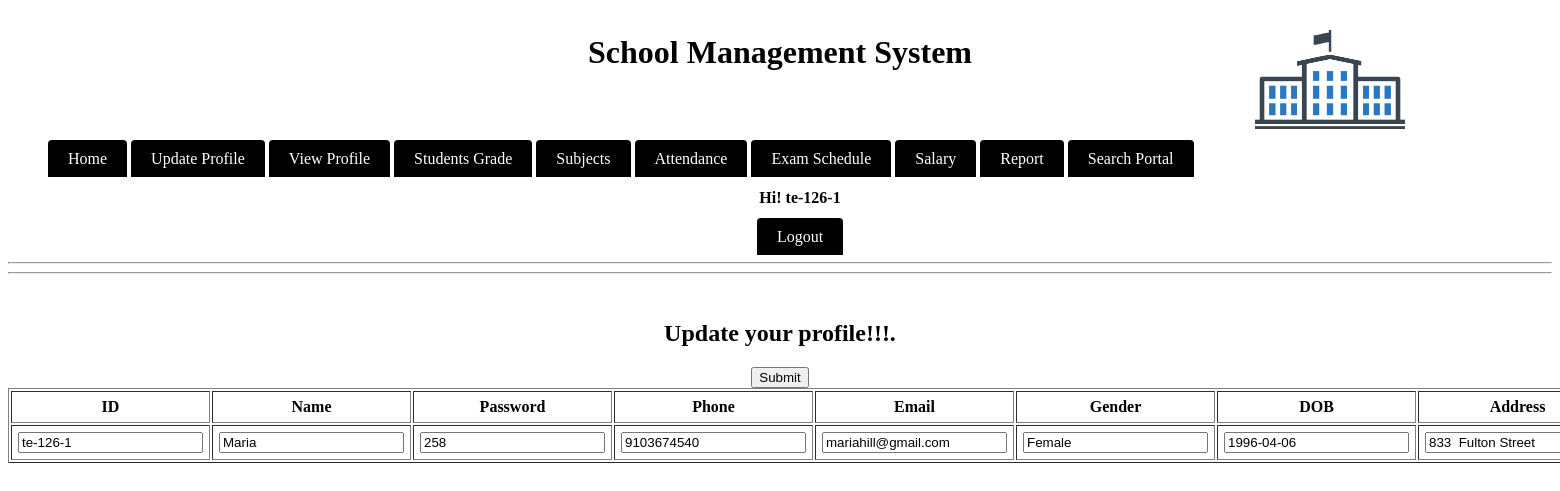
Page /module/teacher/updateTeacher.php (signed in) on the committed database.
### tables this page shows
CREATE TABLE `teachers` (
  `id` varchar(20) NOT NULL,
  `name` varchar(20) NOT NULL,
  `password` varchar(20) NOT NULL,
  `phone` varchar(13) NOT NULL,
  `email` varchar(20) NOT NULL,
  `address` varchar(30) NOT NULL,
  `sex` varchar(7) NOT NULL,
  `dob` date NOT NULL,
  `hiredate` date NOT NULL,
  `salary` double NOT NULL
);

### module/teacher/main.php (called while the page is built, shortened)
<?php
$check = $_SESSION['login_id'];
?>

### module/teacher/searchForUpdateTeacher.php (the view, shortened to what this page needs)
<?php
include_once('main.php');
include_once('../../service/mysqlcon.php');
$string = "<tr>
    <th>ID</th>
    <th>Name</th>
    <th>Password</th>
    <th>Phone</th>
    <th>Email</th>
    <th>Gender</th>
    <th>DOB</th>
    <th>Address</th>
</tr>";
$conn = new mysqli($host, $username, $password, $db_name);
$check = mysqli_real_escape_string($conn, $check);
$sql = "SELECT * FROM teachers WHERE id='$check';";
$result = $conn->query($sql);
while ($row = $result->fetch_assoc()) {
    $string .= "<tr>
        <td><input value='" . $row['id'] . "' name='id' readonly ></td>
        <td><input type='text' value='" . $row['name'] . "' name='name' readonly></td>
        <td><input type='text' value='" . $row['password'] . "' name='password'></td>
        <td><input type='text' value='" . $row['phone'] . "' name='phone'></td>
        <td><input type='text' value='" . $row['email'] . "' name='email'></td>
        <td><input type='text' value='" . $row['sex'] . "' name='gender' readonly></td>
        <td><input type='text' value='" . $row['dob'] . "' name='dob' readonly></td>
        <td><input type='text' value='" . $row['address'] . "' name='address'></td>
    </tr>";
}
echo $string . "<input type='submit' name='submit' value='Submit'>";
?>

### rows in the picture
teachers: id "te-126-1", name "Maria", password "258", phone "9103674540", email "mariahill@gmail.com", gender "Female", dob "1996-04-06", address "833 Fulton Street"

### other values in the picture
$check "te-126-1"
